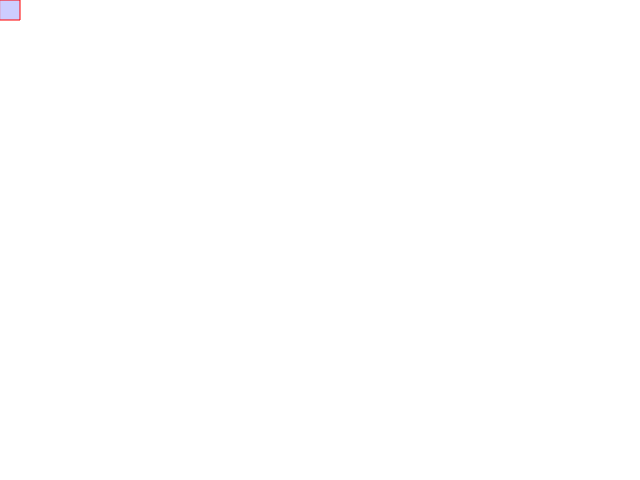
Frame 1 (no input)
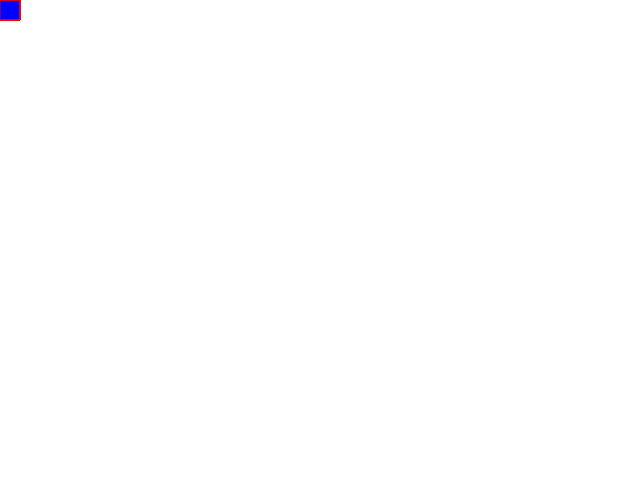
Frame 60 (no input)
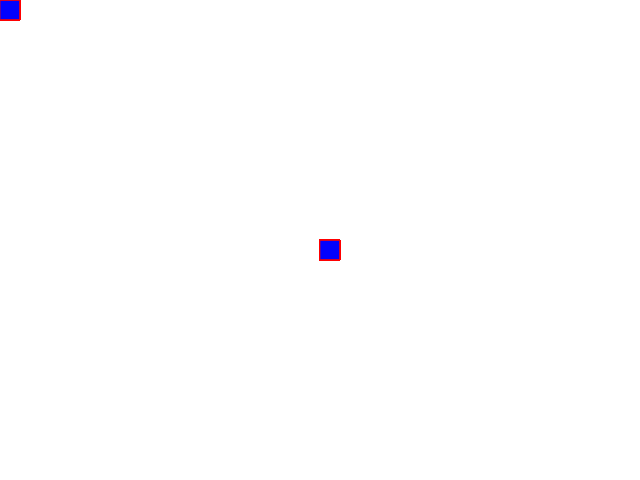
Frame 120 (the mouse pressed at the canvas centre since frame 60)

The p5.js sketch that drew these frames (run headless with seeded random() and noise() and a simulated clock; from frame 60 on, the mouse is pressed at the canvas centre):

// p5.js sketch
// ── sketch.js


function setup() {
  // put setup code here
  // this is the same as the size() command in processing:
  createCanvas(640, 480); 

}

function draw() {
  // put drawing code here
  stroke(255, 0, 0);
  fill(0, 0, 255, 50);
  rect(mouseX, mouseY, 20, 20);
}

function keyPressed()
{
	background(255);

}
